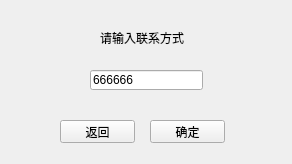
<?xml version="1.0" encoding="UTF-8"?>
<ui version="4.0">
 <class>CustomerLoginWidget</class>
 <widget class="QWidget" name="CustomerLoginWidget">
  <property name="geometry">
   <rect>
    <x>0</x>
    <y>0</y>
    <width>292</width>
    <height>164</height>
   </rect>
  </property>
  <property name="windowTitle">
   <string>CustomerLoginWidget</string>
  </property>
  <widget class="QPushButton" name="login">
   <property name="geometry">
    <rect>
     <x>150</x>
     <y>120</y>
     <width>75</width>
     <height>23</height>
    </rect>
   </property>
   <property name="text">
    <string>确定</string>
   </property>
  </widget>
  <widget class="QLabel" name="label">
   <property name="geometry">
    <rect>
     <x>100</x>
     <y>30</y>
     <width>91</width>
     <height>16</height>
    </rect>
   </property>
   <property name="text">
    <string>请输入联系方式</string>
   </property>
  </widget>
  <widget class="QLineEdit" name="phone">
   <property name="geometry">
    <rect>
     <x>90</x>
     <y>70</y>
     <width>113</width>
     <height>20</height>
    </rect>
   </property>
   <property name="text">
    <string>666666</string>
   </property>
  </widget>
  <widget class="QLabel" name="warn">
   <property name="geometry">
    <rect>
     <x>100</x>
     <y>100</y>
     <width>121</width>
     <height>16</height>
    </rect>
   </property>
   <property name="text">
    <string/>
   </property>
  </widget>
  <widget class="QPushButton" name="back">
   <property name="geometry">
    <rect>
     <x>60</x>
     <y>120</y>
     <width>75</width>
     <height>23</height>
    </rect>
   </property>
   <property name="text">
    <string>返回</string>
   </property>
  </widget>
 </widget>
 <layoutdefault spacing="6" margin="11"/>
 <resources/>
 <connections/>
</ui>
